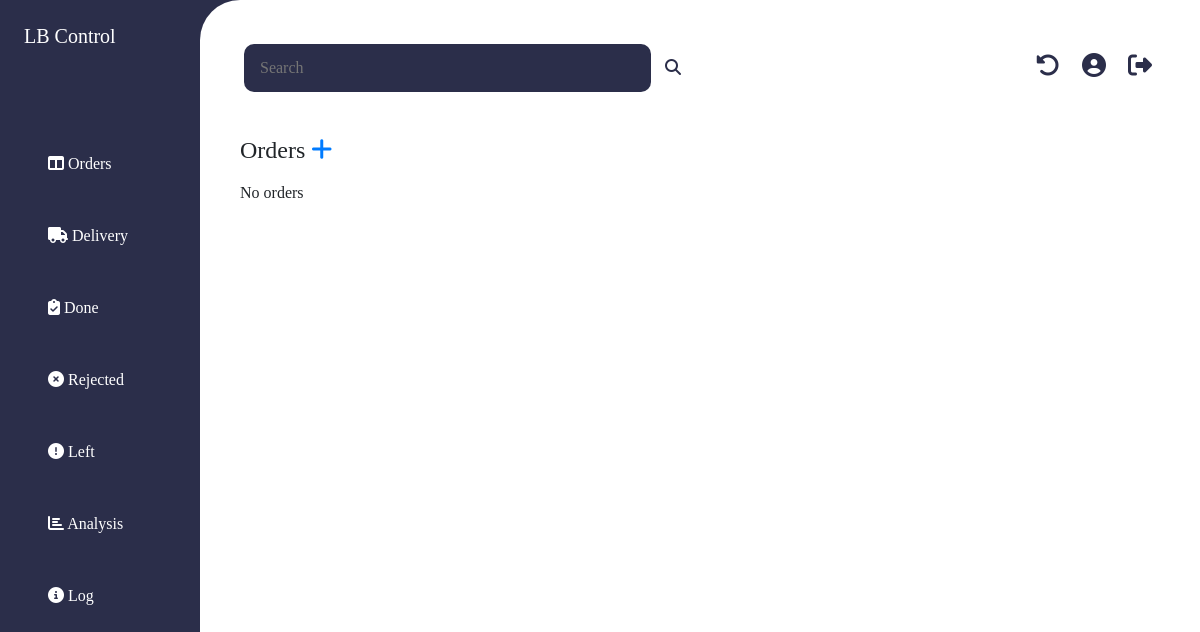
/dashboard/done (signed in), run on an earlier commit of the app's database.
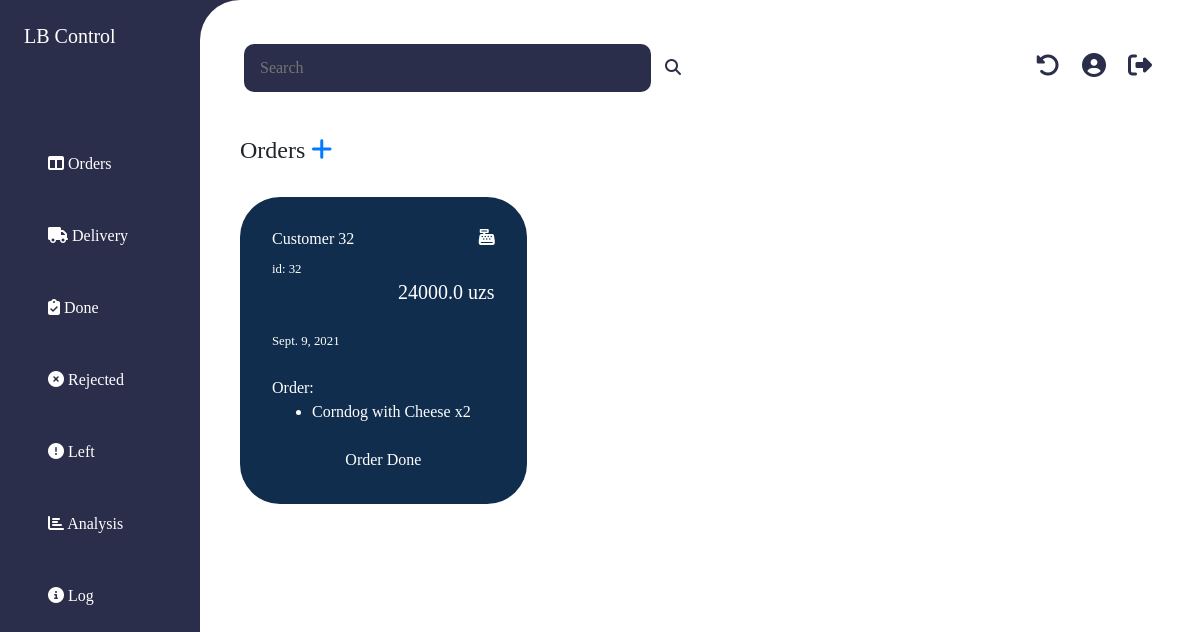
And on a later commit of the database.
### bot/models.py (models this page shows, shortened)
class Order(models.Model):
	customer_id = models.IntegerField(default = 0)
	customer_username = models.CharField(max_length = 100)
	customer_phone = models.CharField(max_length = 30)
	customer_location = models.CharField(max_length = 40)
	customer_name = models.CharField(max_length = 100)
	order = models.JSONField(default = list)
	source = models.CharField(max_length = 10, default = 'cash-register')
	price = models.FloatField(max_length = 30)
	status = models.CharField(max_length = 10, default = 'pending')
	date = models.DateTimeField()

### interface/views.py (the view, shortened to what this page needs)
# urls.py: path('dashboard/<str:status>', views.dashboard, name = 'dashboard'),
@login_required
def dashboard(request, status):
	date = timezone.now().date()
	orders = Order.objects.filter(status = status, date__year = date.year, date__month = date.month, date__day = date.day)
	return render(request, 'dashboard.html', {'orders': orders})

### interface/templatetags/order-filters.py (called while the page is built)
@register.filter
def parser(item):
	try:
		return json.loads(item)
	except Exception as e:
		pass

### interface/templates/dashboard.html (shortened to what this page needs)
<!DOCTYPE html>
<html lang="en">
<head>
	{% load static %}
	{% load static %}
	<link rel="stylesheet" href="{% static 'style.css' %}">
	<link rel="stylesheet" href="https://stackpath.bootstrapcdn.com/bootstrap/4.4.1/css/bootstrap.min.css">
	{% load order-filters %}
</head>
<body>
	<div class="container-fluid">
		<div class="row">
			<div class="col-md-2 p-0 m-0">
				<div class="sidebar">
					<h5 style="color: white;">LB Control</h5>
					<ul class="sidebar-menu">
						<li><a href="{% url 'dashboard' 'pending' %}" class="sidebar-menu-item active"><span class="fas fa-columns"></span> Orders</a></li>
						<li><a href="{% url 'dashboard' 'delivery' %}" class="sidebar-menu-item"><span class="fas fa-truck"></span> Delivery</a></li>
						<li><a href="{% url 'dashboard' 'done' %}" class="sidebar-menu-item"><span class="fas fa-clipboard-check"></span> Done</a></li>
						<li><a href="{% url 'dashboard' 'reject' %}" class="sidebar-menu-item"><span class="fas fa-times-circle"></span> Rejected</a></li>
						<li><a href="{% url 'dashboard' 'left' %}" class="sidebar-menu-item"><span class="fas fa-exclamation-circle"></span> Left</a></li>
						{% if user.is_superuser %}
						<li><a href="{% url 'analysis' %}" class="sidebar-menu-item"><span class="fas fa-chart-bar"></span> Analysis</a></li>
						<li><a href="" class="sidebar-menu-item"><span class="fas fa-info-circle"></span> Log</a></li>
						{% endif %}
					</ul>
				</div>
			</div>
			<div class="col-md-10 p-0">
				<div class="content">
					<div class="status-bar">
						<form class="search-form">
							<input type="text" placeholder="Search">
							<button type="submit"><span class="fas fa-search"></span></button>
						</form>
						<div class="user-info text-right">
							<a href=""><span class="fas fa-undo-alt"></span></a>
							<a href=""><span class="fas fa-user-circle"></span></a>
							<a href="{% url 'signout' %}"><span class="fas fa-sign-out-alt"></span></a>
						</div>
					</div>
					{% block main %}
						{% if 'watcher' in user.username %}
							<h4>Orders</h4>
						{% else %}
							<h4>Orders <a href="{% url 'add' %}"><span class="fas fa-plus"></span></a></h4>
						{% endif %}
						<div class="row mt-3">
							{% if orders %}
							{% for order in orders %}
								<div class="col-md-4 mt-3">
									<div class="order-card order-card-{{order.source}}">
										<h6>
											{{order.customer_name}}
											{% if 'robot' in order.source %}
											<span style="float: right;" class="fas fa-{{order.source}}"></span>
											<a><span style="float: right;" class="fas fa-map-marker-alt">&ensp;</span></a>
											{% else %}
											<span style="float: right;" class="fas fa-{{order.source}}"></span>
											{% endif %}
										</h6>
										<small>id: {{order.id}}</small><br>
										<small>{{order.customer_phone}} <h5 style="float: right;">{{order.price}} uzs</h5></small><br>
										<small>{{order.customer_username}}</small><br>
										<small>{{order.date.date}}</small><br><br>
										<p class="m-0">Order:</p>
										<ul>
											{% for item in order.order|parser %}
												<li>{{item}}</li>
											{% endfor %}
										</ul>
										{% if 'done' in order.status %}
											<div class="order-card-footer text-center mt-4">
												Order Done
											</div>
										{% elif 'reject' in order.status %}
											<div class="order-card-footer text-center mt-4">
												Order Rejected
											</div>
										{% elif 'watcher' in user.username %}
											<div class="order-card-footer text-center mt-4">
												Order In Process
											</div>
										{% else %}
											<div class="order-card-footer text-center mt-4">
												<a href="{% url 'orderValidation' order.id 'reject' %}" class="order-card-reject-button order-card-button">Reject</a>
												<a href="{% url 'orderValidation' order.id 'done' %}" class="order-card-done-button order-card-button">Done</a>
											</div>
										{% endif %}
									</div>
								</div>
							{% endfor %}
							{% else %}
								<div class="col-md-12">No orders</div>
							{% endif %}
						</div>
					{% endblock %}
				</div>
			</div>
		</div>
	</div>
</body>
</html>

### interface/static/style.css (style rules this page uses)
* { transition: .3s ease; font-family: Segoe; }
.container-fluid { background: #2B2E4A; }
.sidebar { height: 100vh; width: 100%; padding: 3vh; margin: 0; }
.sidebar-menu { margin-top: 10vh; padding: 0; width: 100%; list-style: none; }
.sidebar-menu li { width: 100%; }
.sidebar-menu-item { display: block; width: 100%; height: 100%; padding: 3vh; text-decoration: none; color: white; border-radius: 10px; }
.content { background: white; width: 100%; height: 100vh; border-top-left-radius: 5vh; border-bottom-left-radius: 5vh; padding: 5vh; overflow-y: scroll; }
.status-bar { width: 100%; height: 7vh; margin-bottom: 5vh; }
.search-form { width: 50%; height: 7vh; padding: .5vh; border: 0; float: left; }
.search-form input { width: 90%; height: 6vh; border: 0; padding: 2vh; border-radius: 10px; background: #2B2E4A; color: white; }
.search-form button { width: 8%; height: 6vh; border: 0; background: none; color: #2B2E4A; }
.user-info { width: 50%; height: 7vh; float: right; font-size: 3vh; padding: 1vh; }
.user-info a { color: #2B2E4A; margin-left: 2vh; }
.order-card { width: 100%; height: auto; padding: 4vh; color: white; border-radius: 40px; }
.order-card-cash-register { background: #112D4E; }

What changed in the data, as far as the page shows it:
added Order: customer_name "Customer 32", id "32", price "24000.0", date "Sept. 9, 2021", order "Corndog with Cheese x2", status "Order Done"
Also different on the page:
text no longer shown: "No orders"
